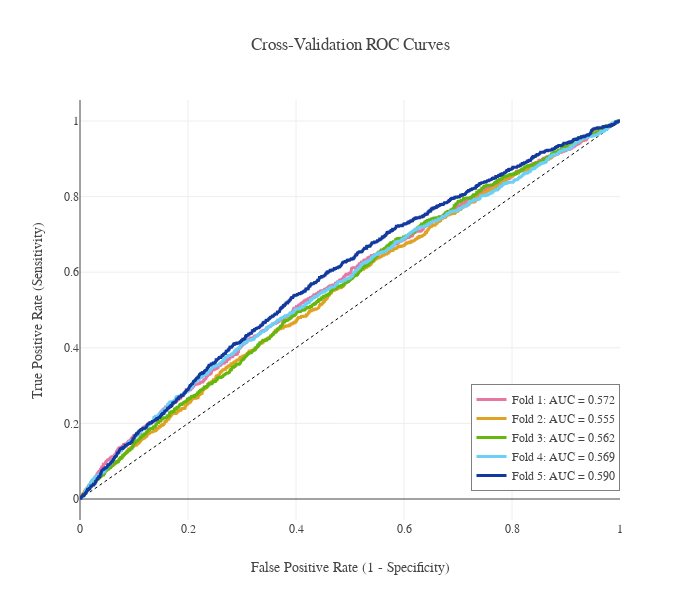

Notebook code cell kept with this figure:
### Code cell
def plot_roc(y_val, y_prob):
    #colors=px.colors.qualitative.Prism
    fig = go.Figure(layout=plotly_template['layout'])
    fig.add_trace(go.Scatter(x=np.linspace(0,1,11), y=np.linspace(0,1,11), name='Random Chance', mode='lines', showlegend=False, line=dict(color="Black", width=1, dash="dot")))

    for i in range(len(y_val)):
        y=y_val[i]
        prob=y_prob[i]
        fpr, tpr, _ = roc_curve(y, prob)
        roc_auc = auc(fpr,tpr)
        fig.add_trace(go.Scatter(x=fpr, y=tpr, line=dict(color=color_palette['Cat5'][i], width=3),
                                 hovertemplate = 'True positive rate = %{y:.3f}<br>False positive rate = %{x:.3f}',
                                 name='Fold {}: AUC = {:.3f}'.format(i+1, roc_auc)))

    fig.update_layout(template=plotly_template, title="Cross-Validation ROC Curves",
                      hovermode="x unified", width=700, height=600,
                      xaxis_title='False Positive Rate (1 - Specificity)',
                      yaxis_title='True Positive Rate (Sensitivity)',
                      legend=dict(orientation='v', y=.07, x=1, xanchor="right",
                                  bordercolor="black", borderwidth=.5))
    fig.show()

plot_roc(y_valids, val_preds)

### Figure 1 — Plotly figure (JSON) as saved in the notebook; plotly's stock layout.template omitted (floating-point values rounded to 4 significant figures; data arrays with more than 128 entries replaced by an {"elided": "..."} marker saying what was removed)
{"data": [{"line": {"color": "Black", "dash": "dot", "width": 1}, "mode": "lines", "name": "Random Chance", "showlegend": false, "type": "scatter", "x": [0, 0.1, 0.2, 0.3, 0.4, 0.5, 0.6, 0.7, 0.8, 0.9, 1], "y": [0, 0.1, 0.2, 0.3, 0.4, 0.5, 0.6, 0.7, 0.8, 0.9, 1]}, {"hovertemplate": "True positive rate = %{y:.3f}<br>False positive rate = %{x:.3f}", "line": {"color": "#E876A3", "width": 3}, "name": "Fold 1: AUC = 0.572", "type": "scatter", "x": {"elided": "1889 float values"}, "y": {"elided": "1889 float values"}}, {"hovertemplate": "True positive rate = %{y:.3f}<br>False positive rate = %{x:.3f}", "line": {"color": "#E0A224", "width": 3}, "name": "Fold 2: AUC = 0.555", "type": "scatter", "x": {"elided": "1772 float values"}, "y": {"elided": "1772 float values"}}, {"hovertemplate": "True positive rate = %{y:.3f}<br>False positive rate = %{x:.3f}", "line": {"color": "#63B70D", "width": 3}, "name": "Fold 3: AUC = 0.562", "type": "scatter", "x": {"elided": "1676 float values"}, "y": {"elided": "1676 float values"}}, {"hovertemplate": "True positive rate = %{y:.3f}<br>False positive rate = %{x:.3f}", "line": {"color": "#6BCFF6", "width": 3}, "name": "Fold 4: AUC = 0.569", "type": "scatter", "x": {"elided": "1740 float values"}, "y": {"elided": "1740 float values"}}, {"hovertemplate": "True positive rate = %{y:.3f}<br>False positive rate = %{x:.3f}", "line": {"color": "#13399E", "width": 3}, "name": "Fold 5: AUC = 0.590", "type": "scatter", "x": {"elided": "1777 float values"}, "y": {"elided": "1777 float values"}}], "layout": {"font": {"family": "Franklin Gothic", "size": 12}, "height": 600, "hovermode": "x unified", "legend": {"bordercolor": "black", "borderwidth": 0.5, "orientation": "v", "x": 1, "xanchor": "right", "y": 0.07}, "title": {"text": "Cross-Validation ROC Curves"}, "width": 700, "xaxis": {"title": {"text": "False Positive Rate (1 - Specificity)"}}, "yaxis": {"title": {"text": "True Positive Rate (Sensitivity)"}}}}
